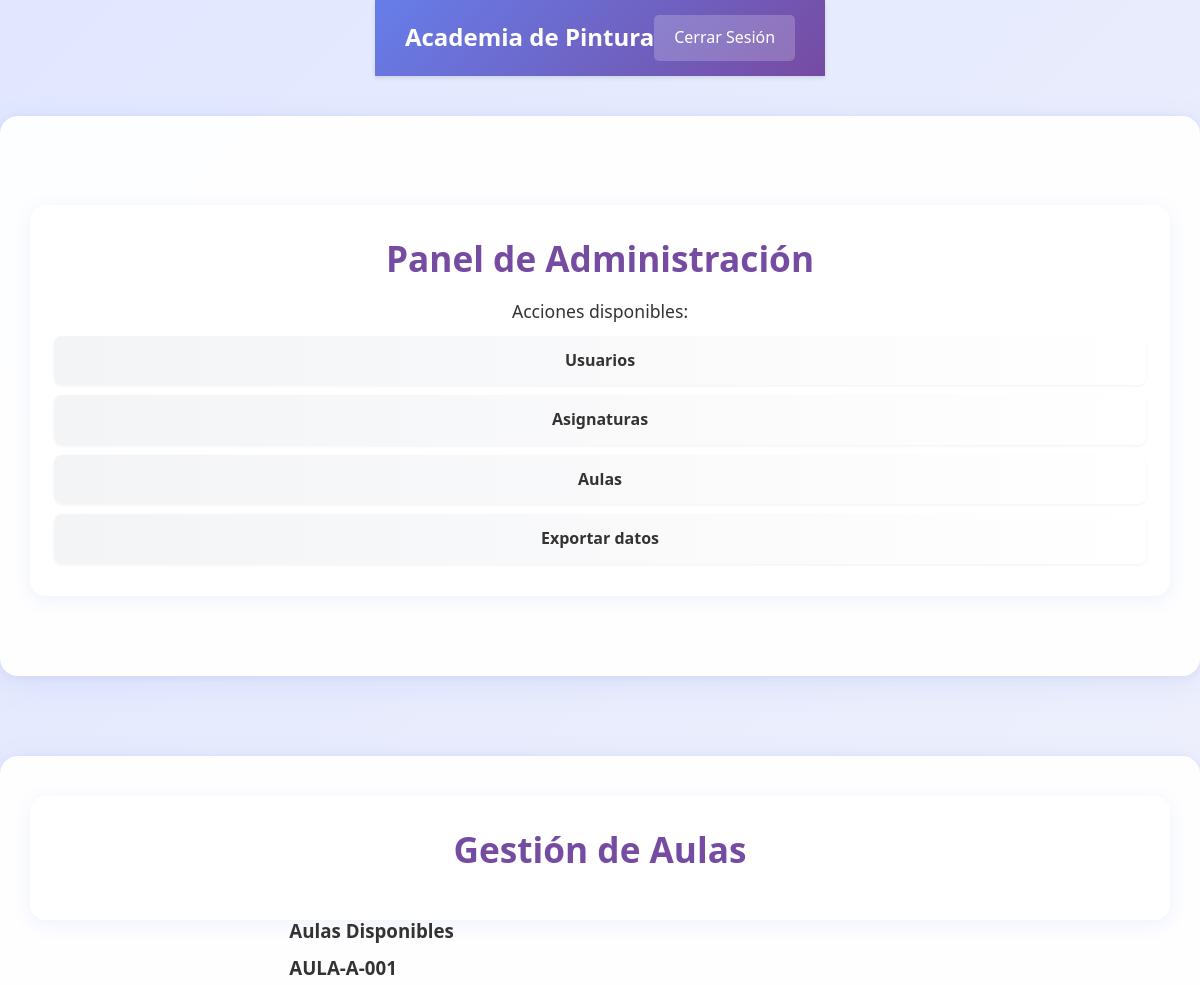
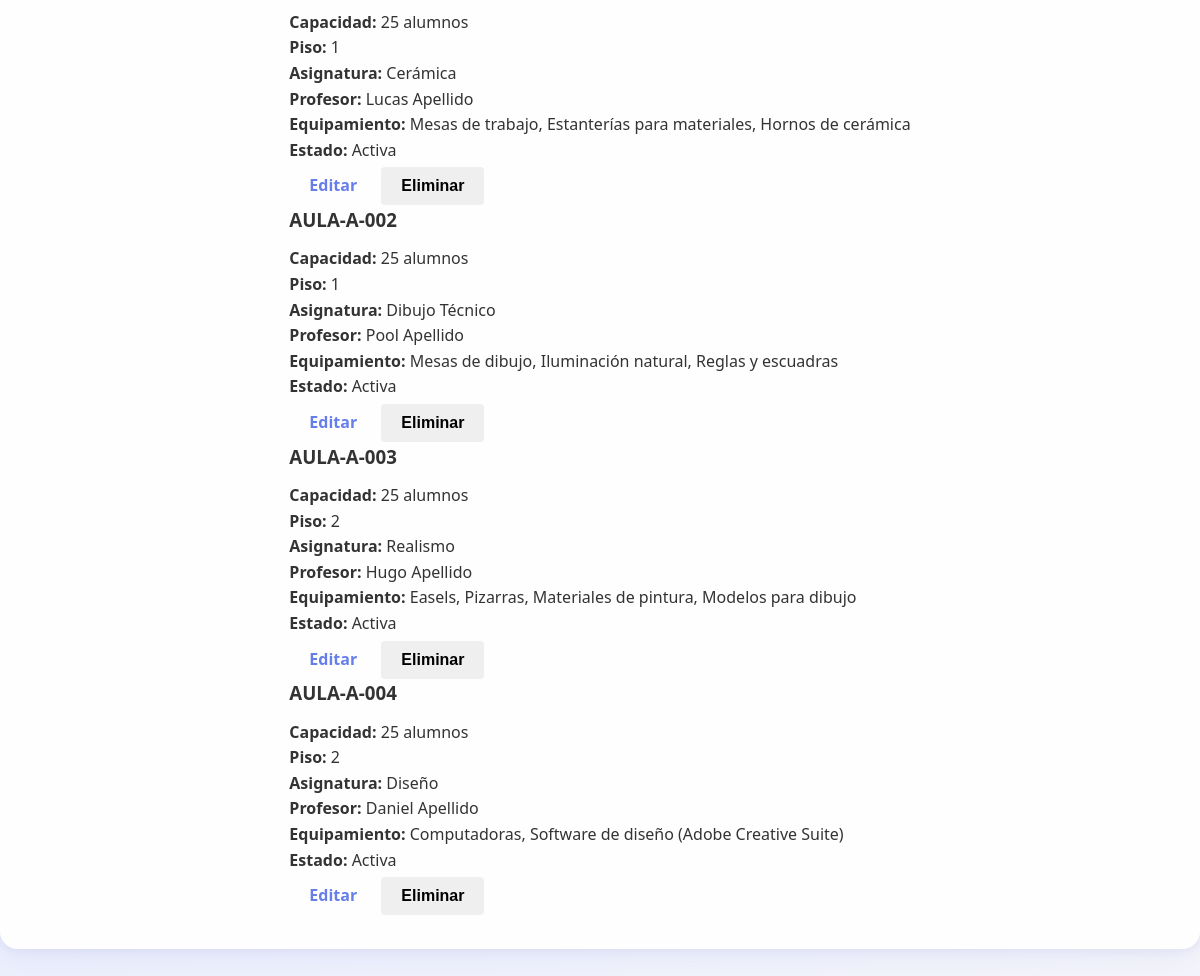
Page /php/Admin/gestionar_aulas.php (signed in) on the committed database (2 pictures, top to bottom).
### tables this page shows
CREATE TABLE IF NOT EXISTS `aulas` (
    `id_aula` INT AUTO_INCREMENT PRIMARY KEY,
    `codigo_aula` VARCHAR(20) UNIQUE NOT NULL CHECK (`codigo_aula` REGEXP '^AULA-A-[0-9]{3}$'),
    `capacidad` INT NOT NULL CHECK (`capacidad` BETWEEN 1 AND 50),
    `piso` INT CHECK (`piso` BETWEEN 1 AND 10),
    `equipamiento` TEXT,
    `estado` ENUM('Activa', 'Mantenimiento', 'Inactiva') DEFAULT 'Activa'
);

CREATE TABLE IF NOT EXISTS `asignaturas` (
    `id_asignatura` INT AUTO_INCREMENT PRIMARY KEY,
    `codigo_asignatura` VARCHAR(20) UNIQUE NOT NULL CHECK (`codigo_asignatura` LIKE 'ASIG-%'),
    `nombre_asignatura` VARCHAR(100) UNIQUE NOT NULL,
    `horas_semanales` INT CHECK (`horas_semanales` BETWEEN 1 AND 20),
    `descripcion` TEXT,
    `id_profesor` INT,
    `id_aula` INT,
    `estado` ENUM('Activa', 'Electiva', 'Retirada') DEFAULT 'Activa',
    FOREIGN KEY (`id_profesor`) REFERENCES `profesor`(`id_profesor`),
    FOREIGN KEY (`id_aula`) REFERENCES `aulas`(`id_aula`)
);

CREATE TABLE IF NOT EXISTS `usuarios` (
    `id_usuario` VARCHAR(20) PRIMARY KEY,
    `codigo_usuario` VARCHAR(20) UNIQUE NOT NULL CHECK (`codigo_usuario` LIKE 'USU-%'),
    `nombre` VARCHAR(100) NOT NULL,
    `apellido` VARCHAR(100) NOT NULL,
    `correo` VARCHAR(100) UNIQUE NOT NULL CHECK (`correo` LIKE '%@%.%'),
    `telefono` VARCHAR(15) NOT NULL CHECK (`telefono` REGEXP '^[0-9]{6,15}$'),
    `fecha_nacimiento` DATE,
    `direccion` TEXT,
    `estado` ENUM('Activo', 'Inactivo', 'Suspendido') DEFAULT 'Activo',
    `rol_codigo` VARCHAR(10) NOT NULL,
    `fecha_registro` TIMESTAMP DEFAULT CURRENT_TIMESTAMP,
    FOREIGN KEY (`rol_codigo`) REFERENCES `rol`(`codigo_rol`),
    CONSTRAINT chk_id_formato CHECK (`id_usuario` REGEXP '^[A-Z0-9-]+$')
);

### php/Admin/gestionar_aulas.php (the view, shortened to what this page needs)
<?php
$conexion = getConexionPDO();
$sql = "SELECT a.`id_aula`, a.`codigo_aula`, a.`capacidad`, a.`piso`, a.`equipamiento`, a.`estado`,
               asig.`nombre_asignatura`, p.`id_profesor`, u.`nombre`, u.`apellido`
        FROM `aulas` a
        LEFT JOIN `asignaturas` asig ON a.`id_aula` = asig.`id_aula`
        LEFT JOIN `profesor` p ON asig.`id_profesor` = p.`id_profesor`
        LEFT JOIN `usuarios` u ON p.`id_usuario` = u.`id_usuario`
        ORDER BY a.`codigo_aula`";
$result = $conexion->query($sql);
$aulas = $result->fetchAll(PDO::FETCH_ASSOC);
?>
<!DOCTYPE html>
<html lang="es">
<head>
    <link rel="stylesheet" href="../../css/estilos_unificados.css">
</head>
<body>
<?php include '../panel/panel.php'; ?>
<div class="container">
    <div class="welcome">
        <h2>Gestión de Aulas</h2>
    </div>
    <div class="aulas-container">
        <h3>Aulas Disponibles</h3>
        <?php if (empty($aulas)): ?>
            <p>No hay aulas registradas.</p>
        <?php else: ?>
            <?php foreach ($aulas as $aul): ?>
            <div class="aula-item">
                <div class="aula-info">
                    <h3><?php echo htmlspecialchars($aul['codigo_aula']); ?></h3>
                    <p>
                        <strong>Capacidad:</strong>
                        <span class="capacidad-badge"><?php echo $aul['capacidad']; ?> alumnos</span>
                    </p>
                    <p><strong>Piso:</strong> <?php echo $aul['piso'] ?? 'No especificado'; ?></p>
                    <p><strong>Asignatura:</strong>
                        <?php
                            if ($aul['nombre_asignatura']) {
                                echo htmlspecialchars($aul['nombre_asignatura']);
                            } else {
                                echo 'Sin asignar';
                            }
                        ?>
                    </p>
                    <?php if ($aul['nombre_asignatura']): ?>
                    <p><strong>Profesor:</strong>
                        <?php
                            if ($aul['nombre'] && $aul['apellido']) {
                                echo htmlspecialchars($aul['nombre'] . ' ' . $aul['apellido']);
                            } else {
                                echo 'Sin asignar';
                            }
                        ?>
                    </p>
                    <?php endif; ?>
                    <p><strong>Equipamiento:</strong> <?php echo htmlspecialchars($aul['equipamiento']); ?></p>
                    <p>
                        <strong>Estado:</strong>
                        <span class="estado-badge estado-<?php echo strtolower($aul['estado']); ?>">
                            <?php echo ucfirst($aul['estado']); ?>
                        </span>
                    </p>
                </div>
                <div class="aula-actions">
                    <a href="gestionar_aulas.php?editar=<?php echo $aul['id_aula']; ?>" class="btn btn-editar">Editar</a>
                    <form method="POST" style="display:inline;" onsubmit="return confirm('¿Estás seguro de que deseas eliminar esta aula?');">
                        <button type="submit" class="btn btn-eliminar">Eliminar</button>
                    </form>
                </div>
            </div>
            <?php endforeach; ?>
        <?php endif; ?>
    </div>
</div>
</body>
</html>

### css/estilos_unificados.css (style rules this page uses)
:root { --primary-gradient: linear-gradient(135deg, #667eea 0%, #764ba2 100%); --primary-color: #667eea; --primary-dark: #764ba2; --error-bg: #ffebee; --error-border: #d32f2f; --error-text: #c62828; --success-bg: #e8f5e9; --success-border: #4caf50; --success-text: #2e7d32; --info-bg: #e3f2fd; --info-border: #2196f3; --info-text: #1565c0; --bg-light: #f5f5f5; --bg-gray: #f4f4f4; --text-primary: #333; --text-secondary: #666; --text-light: #555; --border-color: #ddd; --border-light: #eee; --shadow-sm: 0 2px 4px rgba(0, 0, 0, 0.1); --shadow-md: 0 2px 10px rgba(0, 0, 0, 0.1); --shadow-lg: 0 10px 25px rgba(0, 0, 0, 0.2); --shadow-xl: 0 10px 40px rgba(0, 0, 0, 0.2); --border-radius-sm: 4px; --border-radius-md: 5px; --border-radius-lg: 10px; --border-radius-xl: 15px; --spacing-xs: 5px; --spacing-sm: 10px; --spacing-md: 15px; --spacing-lg: 20px; --spacing-xl: 30px; --spacing-xxl: 40px; }
* { margin: 0; padding: 0; box-sizing: border-box; }
html { scroll-behavior: smooth; }
body { font-family: 'Segoe UI', Tahoma, Geneva, Verdana, sans-serif, Arial, sans-serif; line-height: 1.6; color: var(--text-primary); background: linear-gradient(135deg, #e0e7ff 0%, #f5f5fa 100%); min-height: 100vh; display: flex; flex-direction: column; justify-content: center; align-items: center; }
.container { max-width: 1200px; margin: 0 auto; padding: 0 var(--spacing-lg); display: flex; flex-direction: column; align-items: center; justify-content: center; min-height: 70vh; background: rgba(255,255,255,0.95); border-radius: 18px; box-shadow: 0 8px 32px rgba(102,126,234,0.10), 0 1.5px 8px rgba(118,75,162,0.08); padding: 40px 30px 30px 30px; margin: 40px 0; width: 100%; }
.welcome { background: rgba(255,255,255,0.98); border-radius: 16px; box-shadow: 0 4px 18px rgba(102,126,234,0.10); padding: 32px 24px; margin-bottom: 0; width: 100%; text-align: center; }
.welcome h2 { font-size: 2.2rem; color: var(--primary-dark); margin-bottom: 18px; }
.btn { padding: var(--spacing-sm) var(--spacing-lg); border: none; border-radius: var(--border-radius-sm); font-size: 16px; font-weight: bold; cursor: pointer; transition: all 0.3s; text-decoration: none; display: inline-block; }
h1, h2, h3, h4, h5, h6 { line-height: 1.2; margin-bottom: var(--spacing-md); }
a { color: var(--primary-color); text-decoration: none; transition: color 0.3s; }

### rows in the picture
aulas: codigo_aula "AULA-A-001", capacidad "25", piso "1", asignaturas.nombre_asignatura "Cerámica", usuarios.nombre+apellido "Lucas Apellido", equipamiento "Mesas de trabajo, Estanterías para materiales, Hornos de cerámica", estado "Activa"
aulas: codigo_aula "AULA-A-002", capacidad "25", piso "1", asignaturas.nombre_asignatura "Dibujo Técnico", usuarios.nombre+apellido "Pool Apellido", equipamiento "Mesas de dibujo, Iluminación natural, Reglas y escuadras", estado "Activa"
aulas: codigo_aula "AULA-A-003", capacidad "25", piso "2", asignaturas.nombre_asignatura "Realismo", usuarios.nombre+apellido "Hugo Apellido", equipamiento "Easels, Pizarras, Materiales de pintura, Modelos para dibujo", estado "Activa"
aulas: codigo_aula "AULA-A-004", capacidad "25", piso "2", asignaturas.nombre_asignatura "Diseño", usuarios.nombre+apellido "Daniel Apellido", equipamiento "Computadoras, Software de diseño (Adobe Creative Suite)", estado "Activa"
